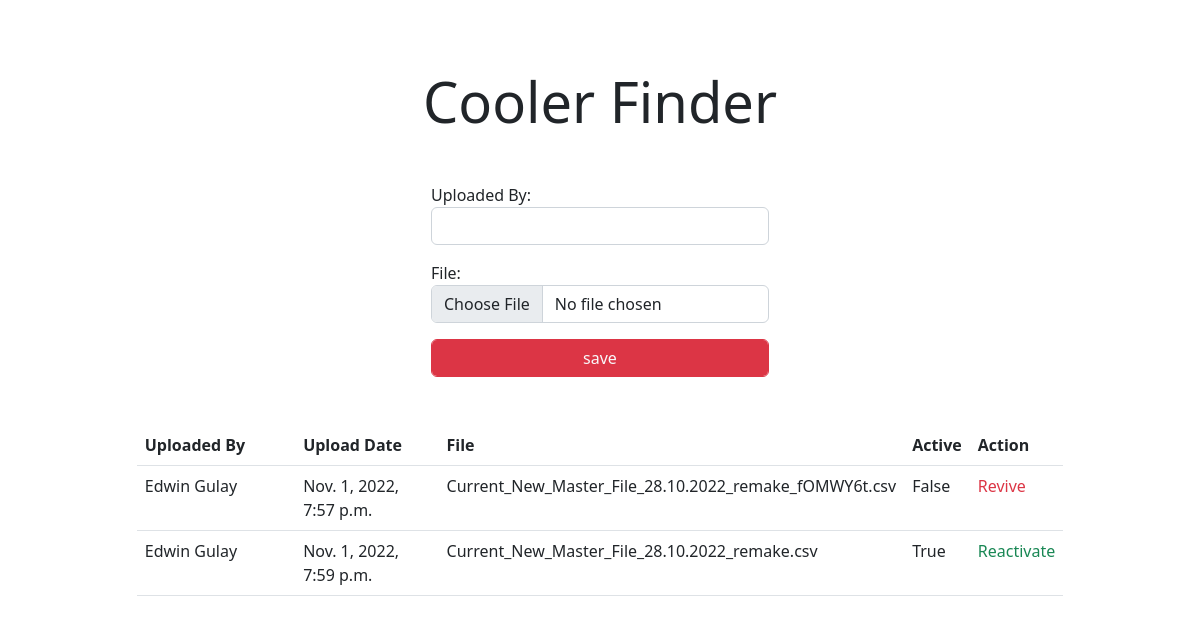
The page /upload/ (signed in) on the database its author committed.
### search/models.py (models this page shows)
class MasterDataFile(models.Model):
    file_name = models.CharField(max_length=100, verbose_name='Uploaded By')
    file = models.FileField()
    file_date = models.DateTimeField(auto_now=True)
    active  = models.BooleanField(default=True)
    def __str__(self):
        return self.filename()
    def filename(self):
        return os.path.basename(self.file.name)

### search/views.py (the view)
# urls.py: path('upload/', upload_file, name='upload'),
def upload_file(request):
    if request.user.is_authenticated is not True:
        return redirect("/login")
    if request.method == 'POST':
        form = MasterDataFileForm(request.POST,request.FILES)
        if form.is_valid():
            form.save()
            return redirect("/upload")
    else:
        uploads = MasterDataFile.objects.all().order_by('-id')
        form = MasterDataFileForm()
    return render(request, "upload.html", {'form': form, 'uploads': uploads})

### search/forms.py
class MasterDataFileForm(forms.ModelForm):
    class Meta:
        model = MasterDataFile
        fields = ('file_name', 'file')
        widgets = {
            'file_name' : forms.TextInput(attrs={'class': 'form-control'}),
            'file': forms.FileInput(attrs={'class': 'form-control', 'accept':'.csv'})
        }

### template/upload.html (shortened to what this page needs)
<!DOCTYPE html>
<html lang="en">
<head>
    <link href="https://cdn.jsdelivr.net/npm/bootstrap@5.2.1/dist/css/bootstrap.min.css" rel="stylesheet"
>
</head>
<body>
    <div id="header">
    </div>
    <div class="d-flex justify-content-center alig-item-center my-5">
        <span class="display-4 ">Cooler Finder</span>
    </div>
    <div class="d-flex justify-content-center alig-item-center my-5">
        <form action="" method="post" enctype="multipart/form-data">
            {{form.as_p}}
            <input class="btn btn-danger text-light form-control" type="submit" value="save">
        </form>
    </div>
    <div class="d-flex justify-content-center my-5">
    <div class="">
        <div class="col-12">
            <table class="table">
                <tr>
                    <th>Uploaded By</th>
                    <th>Upload Date</th>
                    <th>File</th>
                    <th>Active</th>
                    <th>Action</th>
                </tr>
                {% for upload in uploads %}
                <tr>
                    <td width="40%">{{upload.file_name}}</td>
                    <td width="40%">{{upload.file_date}}</td>
                    <td>{{upload}}</td>
                    <td>{{upload.active}}</td>
                    <td>{% if upload.active %}
                        <a href="{% url 'activate_file' upload.id %}" class="text-success">Reactivate</a>
                        {% else %}
                        <a href="{% url 'activate_file' upload.id %}" class="text-danger">Revive</a>
                        {% endif %}
                    </td>
                </tr>
                {% endfor %}
            </table>
        </div>
    </div>
    </div>
</body>
</html>

### template/upload.html (style rules this page uses)
#header { background: url("https://digitalagencynetwork.com/wp-content/uploads/2020/02/what-you-can-see-from-coca-colas-digital-marketing-strategy.jpg") no-repeat; background-size: 80%; background-position: center; padding: 10px; text-align: center; color: white; }
a { text-decoration: none; color: white; }

### rows shown on the page
MasterDataFile: file_name "Edwin Gulay", file_date "Nov. 1, 2022, 7:57 p.m.", file "Current_New_Master_File_28.10.2022_remake_fOMWY6t.csv", active "False", shows "Revive"
MasterDataFile: file_name "Edwin Gulay", file_date "Nov. 1, 2022, 7:59 p.m.", file "Current_New_Master_File_28.10.2022_remake.csv", active "True", shows "Reactivate"
